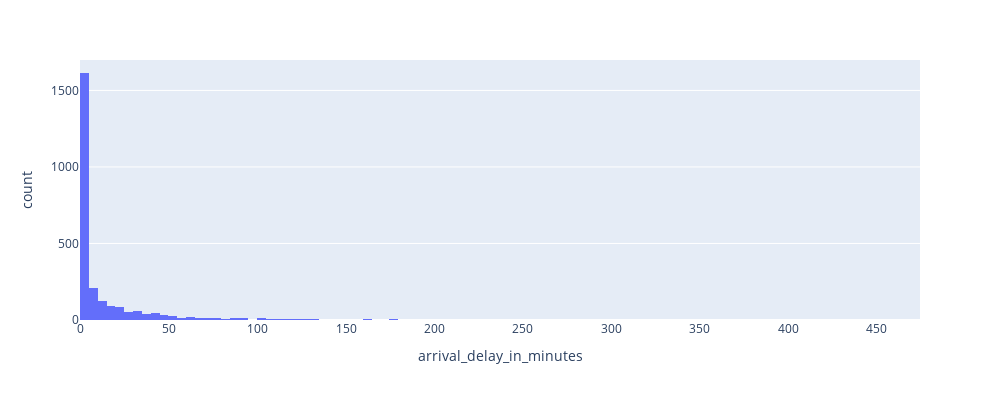

Write notebook code for a chart like this one.
### Markdown cell above
* 결측치 제거를 위해 해당 변수의 분포를 확인하자.

### Code cell
data.plot(x="arrival_delay_in_minutes",  kind = "hist", backend  = "plotly",
                  width = 1000, height = 400,nbins=100)

### Figure 1 — Plotly figure (JSON) as saved in the notebook; plotly's stock layout.template omitted (floating-point values rounded to 4 significant figures; data arrays with more than 128 entries replaced by an {"elided": "..."} marker saying what was removed)
{"data": [{"alignmentgroup": "True", "bingroup": "x", "hovertemplate": "arrival_delay_in_minutes=%{x}<br>count=%{y}<extra></extra>", "legendgroup": "", "marker": {"color": "#636efa", "pattern": {"shape": ""}}, "name": "", "nbinsx": 100, "offsetgroup": "", "orientation": "v", "showlegend": false, "type": "histogram", "x": {"elided": "2580 int values"}, "xaxis": "x", "yaxis": "y"}], "layout": {"barmode": "relative", "height": 400, "legend": {"tracegroupgap": 0}, "margin": {"t": 60}, "width": 1000, "xaxis": {"anchor": "y", "autorange": true, "domain": [0, 1], "range": [-0.5, 474.5], "title": {"text": "arrival_delay_in_minutes"}, "type": "linear"}, "yaxis": {"anchor": "x", "autorange": true, "domain": [0, 1], "range": [0, 1699.0], "title": {"text": "count"}}}}
